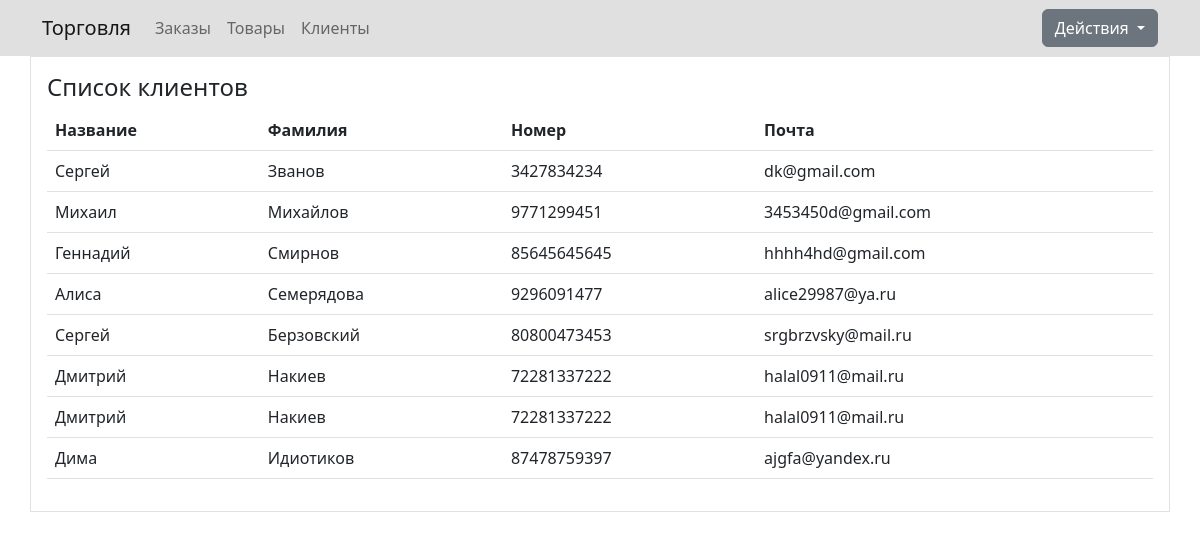
Page /customers on the committed database.
### myapp/models.py (models this page shows, shortened)
class Customers(models.Model):
    name = models.CharField('Имя', max_length=60)
    surname = models.CharField('Фамилия', max_length=60)
    phone = models.CharField('Телефон', max_length=11)
    email = models.EmailField('Почта', max_length=100)
    class Meta:
        verbose_name = 'Клиент'
        verbose_name_plural = 'Клиенты'

### myapp/views.py (the view)
# urls.py: path('customers', views.customers, name='customers'),
def customers(request):
    cust_all = Customers.objects.all()
    return render(request, 'myapp/customers.html', {'cust_all': cust_all})

### myapp/templates/myapp/customers.html (shortened to what this page needs)
{% extends 'myapp/base.html' %}
{% block content %}
<div class="container p-3 border">
    <h4>Список клиентов</h4>
    {% if cust_all %}
    <table class="table table-hover">
        <thead>
        <tr>
            <th>Название</th>
            <th>Фамилия</th>
            <th>Номер</th>
            <th>Почта</th>
        </tr>
        </thead>
        <tbody>
        {% for elem in cust_all %}
        <tr>
            <td>{{ elem.name }}</td>
            <td>{{ elem.surname }}</td>
            <td>{{ elem.phone }}</td>
            <td>{{ elem.email }}</td>
        </tr>
        {% endfor %}
        </tbody>
    </table>
    {% else %}
    <p>У нас нет клиентов</p>
    {% endif %}
</div>
{% endblock %}

### rows in the picture
Customers: name "Сергей", surname "Званов", phone "3427834234", email "dk@gmail.com"
Customers: name "Михаил", surname "Михайлов", phone "9771299451", email "3453450d@gmail.com"
Customers: name "Геннадий", surname "Смирнов", phone "85645645645", email "hhhh4hd@gmail.com"
Customers: name "Алиса", surname "Семерядова", phone "9296091477", email "alice29987@ya.ru"
Customers: name "Сергей", surname "Берзовский", phone "80800473453", email "srgbrzvsky@mail.ru"
Customers: name "Дмитрий", surname "Накиев", phone "72281337222", email "halal0911@mail.ru"
Customers: name "Дмитрий", surname "Накиев", phone "72281337222", email "halal0911@mail.ru"
Customers: name "Дима", surname "Идиотиков", phone "87478759397", email "ajgfa@yandex.ru"
